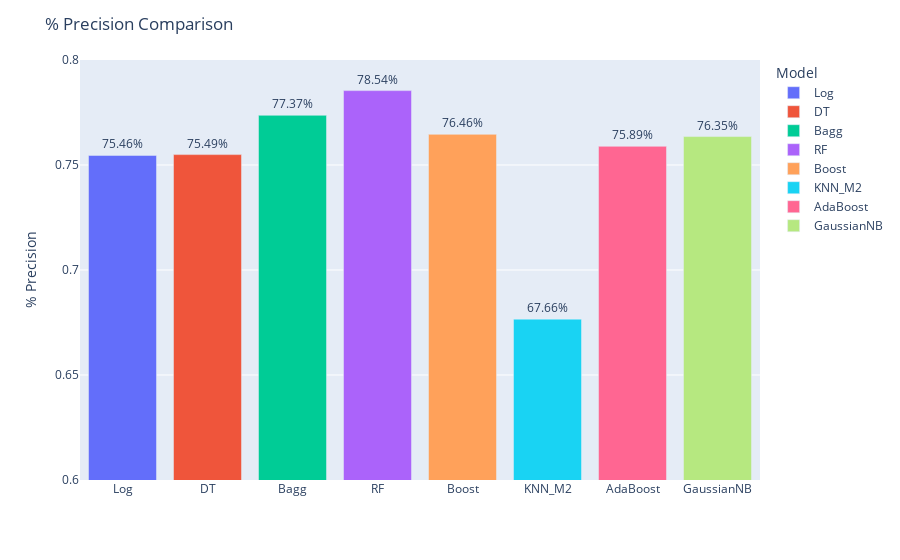

The code cell stored with this chart in its notebook:
### Code cell
categ = ['Log','DT', 'Bagg', 'RF','Boost', 'KNN_M2', 'AdaBoost','GaussianNB']
values = [precision_Log_PCA,precision_TreeGrid, precision_BaggGrid, precision_RFGrid, precision_BoostGrid, precision_KNN_M2,precision_AdaGrid,precision_GNBGrid]

df_precision = pd.DataFrame({'Model': categ, 'Precision': values})

fig = px.bar(df_precision, x='Model', y='Precision', color='Model', range_y=[0.6, 0.8], text='Precision')
fig.update_traces(texttemplate='%{text:.2%}', textposition='outside')
fig.update_layout(
    xaxis_title='',
    yaxis_title='% Precision',
    title='% Precision Comparison'
)
fig.show()

### Figure 1 — Plotly figure (JSON) as saved in the notebook; plotly's stock layout.template omitted (floating-point values rounded to 4 significant figures)
{"data": [{"alignmentgroup": "True", "hovertemplate": "Model=%{x}<br>Precision=%{text}<extra></extra>", "legendgroup": "Log", "marker": {"color": "#636efa", "pattern": {"shape": ""}}, "name": "Log", "offsetgroup": "Log", "orientation": "v", "showlegend": true, "text": [0.7546], "textposition": "outside", "texttemplate": "%{text:.2%}", "type": "bar", "x": ["Log"], "xaxis": "x", "y": [0.7546], "yaxis": "y"}, {"alignmentgroup": "True", "hovertemplate": "Model=%{x}<br>Precision=%{text}<extra></extra>", "legendgroup": "DT", "marker": {"color": "#EF553B", "pattern": {"shape": ""}}, "name": "DT", "offsetgroup": "DT", "orientation": "v", "showlegend": true, "text": [0.7549], "textposition": "outside", "texttemplate": "%{text:.2%}", "type": "bar", "x": ["DT"], "xaxis": "x", "y": [0.7549], "yaxis": "y"}, {"alignmentgroup": "True", "hovertemplate": "Model=%{x}<br>Precision=%{text}<extra></extra>", "legendgroup": "Bagg", "marker": {"color": "#00cc96", "pattern": {"shape": ""}}, "name": "Bagg", "offsetgroup": "Bagg", "orientation": "v", "showlegend": true, "text": [0.7737], "textposition": "outside", "texttemplate": "%{text:.2%}", "type": "bar", "x": ["Bagg"], "xaxis": "x", "y": [0.7737], "yaxis": "y"}, {"alignmentgroup": "True", "hovertemplate": "Model=%{x}<br>Precision=%{text}<extra></extra>", "legendgroup": "RF", "marker": {"color": "#ab63fa", "pattern": {"shape": ""}}, "name": "RF", "offsetgroup": "RF", "orientation": "v", "showlegend": true, "text": [0.7854], "textposition": "outside", "texttemplate": "%{text:.2%}", "type": "bar", "x": ["RF"], "xaxis": "x", "y": [0.7854], "yaxis": "y"}, {"alignmentgroup": "True", "hovertemplate": "Model=%{x}<br>Precision=%{text}<extra></extra>", "legendgroup": "Boost", "marker": {"color": "#FFA15A", "pattern": {"shape": ""}}, "name": "Boost", "offsetgroup": "Boost", "orientation": "v", "showlegend": true, "text": [0.7646], "textposition": "outside", "texttemplate": "%{text:.2%}", "type": "bar", "x": ["Boost"], "xaxis": "x", "y": [0.7646], "yaxis": "y"}, {"alignmentgroup": "True", "hovertemplate": "Model=%{x}<br>Precision=%{text}<extra></extra>", "legendgroup": "KNN_M2", "marker": {"color": "#19d3f3", "pattern": {"shape": ""}}, "name": "KNN_M2", "offsetgroup": "KNN_M2", "orientation": "v", "showlegend": true, "text": [0.6766], "textposition": "outside", "texttemplate": "%{text:.2%}", "type": "bar", "x": ["KNN_M2"], "xaxis": "x", "y": [0.6766], "yaxis": "y"}, {"alignmentgroup": "True", "hovertemplate": "Model=%{x}<br>Precision=%{text}<extra></extra>", "legendgroup": "AdaBoost", "marker": {"color": "#FF6692", "pattern": {"shape": ""}}, "name": "AdaBoost", "offsetgroup": "AdaBoost", "orientation": "v", "showlegend": true, "text": [0.7589], "textposition": "outside", "texttemplate": "%{text:.2%}", "type": "bar", "x": ["AdaBoost"], "xaxis": "x", "y": [0.7589], "yaxis": "y"}, {"alignmentgroup": "True", "hovertemplate": "Model=%{x}<br>Precision=%{text}<extra></extra>", "legendgroup": "GaussianNB", "marker": {"color": "#B6E880", "pattern": {"shape": ""}}, "name": "GaussianNB", "offsetgroup": "GaussianNB", "orientation": "v", "showlegend": true, "text": [0.7635], "textposition": "outside", "texttemplate": "%{text:.2%}", "type": "bar", "x": ["GaussianNB"], "xaxis": "x", "y": [0.7635], "yaxis": "y"}], "layout": {"barmode": "relative", "legend": {"title": {"text": "Model"}, "tracegroupgap": 0}, "margin": {"t": 60}, "title": {"text": "% Precision Comparison"}, "xaxis": {"anchor": "y", "categoryarray": ["Log", "DT", "Bagg", "RF", "Boost", "KNN_M2", "AdaBoost", "GaussianNB"], "categoryorder": "array", "domain": [0, 1], "title": {"text": ""}}, "yaxis": {"anchor": "x", "domain": [0, 1], "range": [0.6, 0.8], "title": {"text": "% Precision"}}}}
